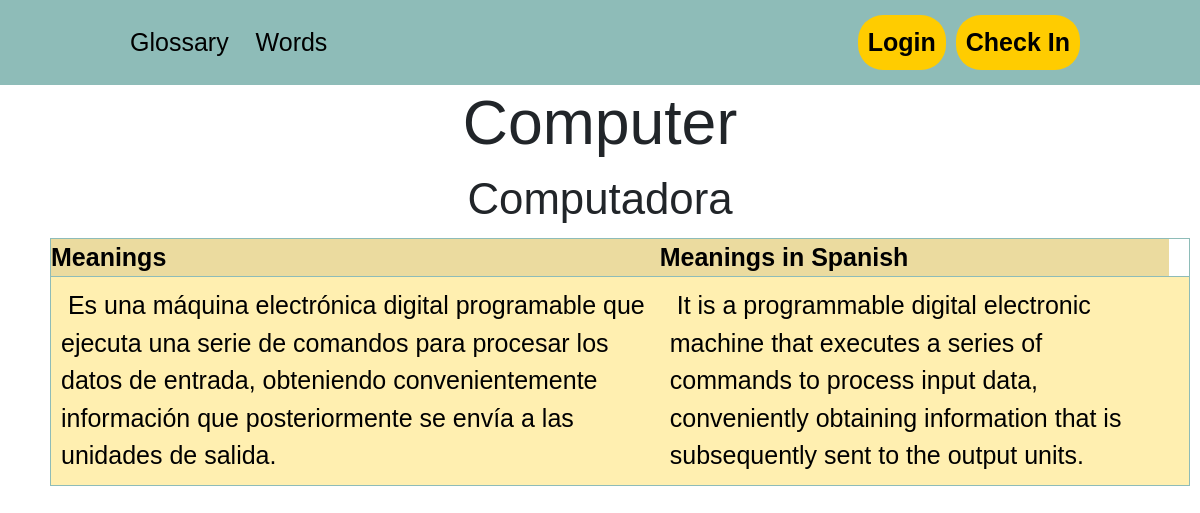
/show_word/12, run on an earlier commit of the app's database.
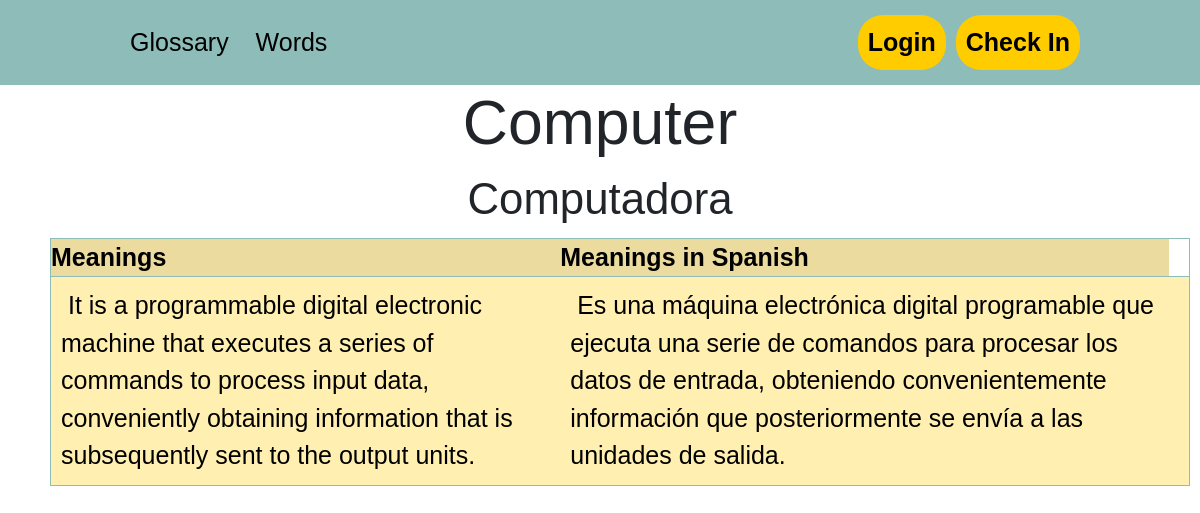
And on a later commit of the database.
### tables this page shows
CREATE TABLE "significado" (
	"id"	INTEGER NOT NULL,
	"english"	TEXT,
	"id_palabra"	INTEGER,
	"spanish"	TEXT,
	PRIMARY KEY("id" AUTOINCREMENT)
);

### app.py (the view)
@app.route("/show_word/<id>")
def show_word(id):
    db = DBAccess("database/glosario.db")
    word= db.view_word(int(id))
    meanings= db.view_meaning(int(id))
    return render_template("show_word.html", word= word, meanings= meanings)

### model/DBAccess.py (called while the page is built)
    def view_word(self, id):
        sql= f"SELECT * FROM palabra WHERE id= {id}"
        self.cursor.execute(sql)
        self.con.commit()
        return self.cursor.fetchone()

    def view_meaning(self, id_palabra):
        sql= f"SELECT * FROM significado WHERE id_palabra= {id_palabra}"
        self.cursor.execute(sql)
        self.con.commit()
        return self.cursor.fetchall()

### templates/show_word.html (shortened to what this page needs)
{% extends "layout.html" %}
{% block contenido %}
<body>
      <h1 class="title_show">{{word[1]}}</h1>
      <h3 class="title_show">{{word[2]}}</h3>
      <table class="table_show_word" border>
            <thead>
                  <tr>
                        <th>Meanings</th>
                        <th>Meanings in Spanish</th>
                  </tr>
            </thead>
            <tbody>
                  {% for meaning in meanings %}
                  <tr>
                        <td>{{meaning[1]}}</td>
                        <td>{{meaning[3]}}</td>
                        <td>
                              <br>
                        </td>
                  </tr>
                  {% endfor %}
            </tbody>
      </table>
</body>
{% endblock %}

What changed in the data, as far as the page shows it:
changed significado: english "​​​ Es una máquina electrónica digital programable que ejecuta una serie de comandos para procesar los datos de entrada, obteniendo convenientemente información que posteriormente se envía a las unidades de salida." → "​​​ It is a programmable digital electronic machine that executes a series of commands to process input data, conveniently obtaining information that is subsequently sent to the output units."; spanish "​​​ It is a programmable digital electronic machine that executes a series of commands to process input data, conveniently obtaining information that is subsequently sent to the output units." → "​​​ Es una máquina electrónica digital programable que ejecuta una serie de comandos para procesar los datos de entrada, obteniendo convenientemente información que posteriormente se envía a las unidades de salida."
